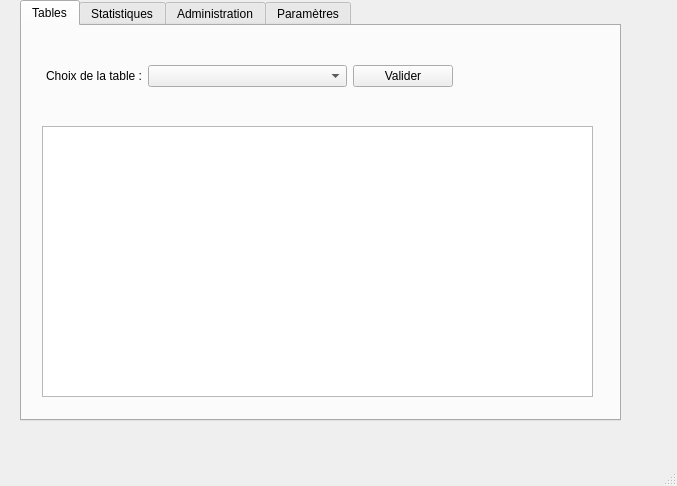
<?xml version="1.0" encoding="UTF-8"?>
<ui version="4.0">
 <class>MainWindow</class>
 <widget class="QMainWindow" name="MainWindow">
  <property name="geometry">
   <rect>
    <x>0</x>
    <y>0</y>
    <width>677</width>
    <height>486</height>
   </rect>
  </property>
  <property name="windowTitle">
   <string>MainWindow</string>
  </property>
  <widget class="QWidget" name="centralwidget">
   <widget class="QTabWidget" name="menu_tw">
    <property name="enabled">
     <bool>true</bool>
    </property>
    <property name="geometry">
     <rect>
      <x>20</x>
      <y>0</y>
      <width>601</width>
      <height>421</height>
     </rect>
    </property>
    <property name="currentIndex">
     <number>0</number>
    </property>
    <widget class="QWidget" name="tables_tab">
     <attribute name="title">
      <string>Tables</string>
     </attribute>
     <widget class="QWidget" name="horizontalLayoutWidget">
      <property name="geometry">
       <rect>
        <x>20</x>
        <y>10</y>
        <width>411</width>
        <height>80</height>
       </rect>
      </property>
      <layout class="QHBoxLayout" name="horizontalLayout" stretch="1,2,1">
       <item>
        <widget class="QLabel" name="table_lbl">
         <property name="text">
          <string>Choix de la table :</string>
         </property>
         <property name="alignment">
          <set>Qt::AlignRight|Qt::AlignTrailing|Qt::AlignVCenter</set>
         </property>
        </widget>
       </item>
       <item>
        <widget class="QComboBox" name="table_cb"/>
       </item>
       <item>
        <widget class="QPushButton" name="submit_table_cb_btn">
         <property name="text">
          <string>Valider</string>
         </property>
        </widget>
       </item>
      </layout>
     </widget>
     <widget class="QTableView" name="table_tv">
      <property name="geometry">
       <rect>
        <x>20</x>
        <y>100</y>
        <width>551</width>
        <height>271</height>
       </rect>
      </property>
     </widget>
    </widget>
    <widget class="QWidget" name="stats_tab">
     <attribute name="title">
      <string>Statistiques</string>
     </attribute>
     <widget class="QTabWidget" name="tabWidget_2">
      <property name="geometry">
       <rect>
        <x>10</x>
        <y>40</y>
        <width>561</width>
        <height>331</height>
       </rect>
      </property>
      <property name="currentIndex">
       <number>0</number>
      </property>
      <widget class="QWidget" name="score_tab">
       <attribute name="title">
        <string>Score Equipe</string>
       </attribute>
       <widget class="QTableView" name="equipe_tv">
        <property name="geometry">
         <rect>
          <x>20</x>
          <y>10</y>
          <width>521</width>
          <height>281</height>
         </rect>
        </property>
       </widget>
      </widget>
      <widget class="QWidget" name="stade_tab">
       <attribute name="title">
        <string>Meilleur Stade</string>
       </attribute>
       <widget class="QTableView" name="stade_tv">
        <property name="geometry">
         <rect>
          <x>10</x>
          <y>10</y>
          <width>531</width>
          <height>311</height>
         </rect>
        </property>
       </widget>
      </widget>
     </widget>
     <widget class="QPushButton" name="stat_generator_btn">
      <property name="geometry">
       <rect>
        <x>10</x>
        <y>10</y>
        <width>191</width>
        <height>24</height>
       </rect>
      </property>
      <property name="text">
       <string>Générer les Statistiques</string>
      </property>
     </widget>
    </widget>
    <widget class="QWidget" name="admin_tab">
     <property name="enabled">
      <bool>true</bool>
     </property>
     <attribute name="title">
      <string>Administration</string>
     </attribute>
     <widget class="QTabWidget" name="admin_site_tab">
      <property name="geometry">
       <rect>
        <x>10</x>
        <y>0</y>
        <width>571</width>
        <height>381</height>
       </rect>
      </property>
      <property name="currentIndex">
       <number>0</number>
      </property>
      <widget class="QWidget" name="tab_4">
       <attribute name="title">
        <string>Calendrier</string>
       </attribute>
       <widget class="QWidget" name="gridLayoutWidget">
        <property name="geometry">
         <rect>
          <x>60</x>
          <y>20</y>
          <width>461</width>
          <height>238</height>
         </rect>
        </property>
        <layout class="QGridLayout" name="gridLayout">
         <item row="4" column="2">
          <widget class="QComboBox" name="equipeB_cb">
           <property name="enabled">
            <bool>false</bool>
           </property>
          </widget>
         </item>
         <item row="5" column="1">
          <widget class="QLabel" name="arbitre_cb_lbl">
           <property name="enabled">
            <bool>false</bool>
           </property>
           <property name="text">
            <string>Choix de l'Arbitre: </string>
           </property>
          </widget>
         </item>
         <item row="7" column="2">
          <widget class="QPushButton" name="create_calendrier_btn">
           <property name="enabled">
            <bool>false</bool>
           </property>
           <property name="text">
            <string>Créer</string>
           </property>
          </widget>
         </item>
         <item row="4" column="1">
          <widget class="QLabel" name="eqB_cb_lbl">
           <property name="enabled">
            <bool>false</bool>
           </property>
           <property name="text">
            <string>Choix de l'Equipe B: </string>
           </property>
          </widget>
         </item>
         <item row="3" column="2">
          <widget class="QComboBox" name="equipeA_cb">
           <property name="enabled">
            <bool>false</bool>
           </property>
          </widget>
         </item>
         <item row="1" column="0">
          <widget class="QPushButton" name="create_form_calendrier_btn">
           <property name="text">
            <string>Prévoir un nouveau match</string>
           </property>
          </widget>
         </item>
         <item row="2" column="1">
          <widget class="QLabel" name="stade_cb_lbl">
           <property name="enabled">
            <bool>false</bool>
           </property>
           <property name="text">
            <string>Choix du stade:</string>
           </property>
          </widget>
         </item>
         <item row="5" column="2">
          <widget class="QComboBox" name="arbitre_cb">
           <property name="enabled">
            <bool>false</bool>
           </property>
          </widget>
         </item>
         <item row="2" column="2">
          <widget class="QComboBox" name="stade_cb">
           <property name="enabled">
            <bool>false</bool>
           </property>
          </widget>
         </item>
         <item row="3" column="1">
          <widget class="QLabel" name="eqA_cb_lbl">
           <property name="enabled">
            <bool>false</bool>
           </property>
           <property name="text">
            <string>Choix de l'Equipe A: </string>
           </property>
          </widget>
         </item>
         <item row="6" column="2">
          <widget class="QDateTimeEdit" name="calendrier_date_de">
           <property name="enabled">
            <bool>false</bool>
           </property>
          </widget>
         </item>
        </layout>
       </widget>
      </widget>
      <widget class="QWidget" name="tab_5">
       <attribute name="title">
        <string>Match</string>
       </attribute>
       <widget class="QTableView" name="tableView">
        <property name="geometry">
         <rect>
          <x>20</x>
          <y>30</y>
          <width>531</width>
          <height>192</height>
         </rect>
        </property>
       </widget>
       <widget class="QPushButton" name="match_edit_btn">
        <property name="enabled">
         <bool>false</bool>
        </property>
        <property name="geometry">
         <rect>
          <x>390</x>
          <y>270</y>
          <width>80</width>
          <height>24</height>
         </rect>
        </property>
        <property name="text">
         <string>Modifier</string>
        </property>
       </widget>
       <widget class="QLineEdit" name="lineEdit">
        <property name="enabled">
         <bool>false</bool>
        </property>
        <property name="geometry">
         <rect>
          <x>240</x>
          <y>270</y>
          <width>141</width>
          <height>24</height>
         </rect>
        </property>
        <property name="text">
         <string>Nombre de Spectateurs</string>
        </property>
       </widget>
       <widget class="QLineEdit" name="lineEdit_2">
        <property name="enabled">
         <bool>false</bool>
        </property>
        <property name="geometry">
         <rect>
          <x>20</x>
          <y>270</y>
          <width>91</width>
          <height>24</height>
         </rect>
        </property>
        <property name="text">
         <string>Nbr buts ClubA</string>
        </property>
       </widget>
       <widget class="QLineEdit" name="lineEdit_3">
        <property name="enabled">
         <bool>false</bool>
        </property>
        <property name="geometry">
         <rect>
          <x>130</x>
          <y>270</y>
          <width>91</width>
          <height>24</height>
         </rect>
        </property>
        <property name="text">
         <string>Nbr buts ClubB</string>
        </property>
       </widget>
      </widget>
     </widget>
    </widget>
    <widget class="QWidget" name="params_tab">
     <attribute name="title">
      <string>Paramètres</string>
     </attribute>
     <widget class="QWidget" name="verticalLayoutWidget">
      <property name="geometry">
       <rect>
        <x>29</x>
        <y>19</y>
        <width>531</width>
        <height>371</height>
       </rect>
      </property>
      <layout class="QVBoxLayout" name="verticalLayout" stretch="1,1,2,1">
       <item>
        <widget class="QLabel" name="username_lbl">
         <property name="text">
          <string>Nom D'utilisateur : {USERNAME}</string>
         </property>
        </widget>
       </item>
       <item>
        <spacer name="verticalSpacer">
         <property name="orientation">
          <enum>Qt::Vertical</enum>
         </property>
         <property name="sizeHint" stdset="0">
          <size>
           <width>20</width>
           <height>40</height>
          </size>
         </property>
        </spacer>
       </item>
       <item>
        <widget class="QPushButton" name="disconnect_btn">
         <property name="text">
          <string>Se Déconnecter</string>
         </property>
        </widget>
       </item>
       <item>
        <spacer name="verticalSpacer_2">
         <property name="orientation">
          <enum>Qt::Vertical</enum>
         </property>
         <property name="sizeHint" stdset="0">
          <size>
           <width>20</width>
           <height>40</height>
          </size>
         </property>
        </spacer>
       </item>
      </layout>
     </widget>
    </widget>
   </widget>
  </widget>
  <widget class="QMenuBar" name="menubar">
   <property name="geometry">
    <rect>
     <x>0</x>
     <y>0</y>
     <width>677</width>
     <height>21</height>
    </rect>
   </property>
  </widget>
  <widget class="QStatusBar" name="statusbar"/>
 </widget>
 <resources/>
 <connections/>
</ui>
